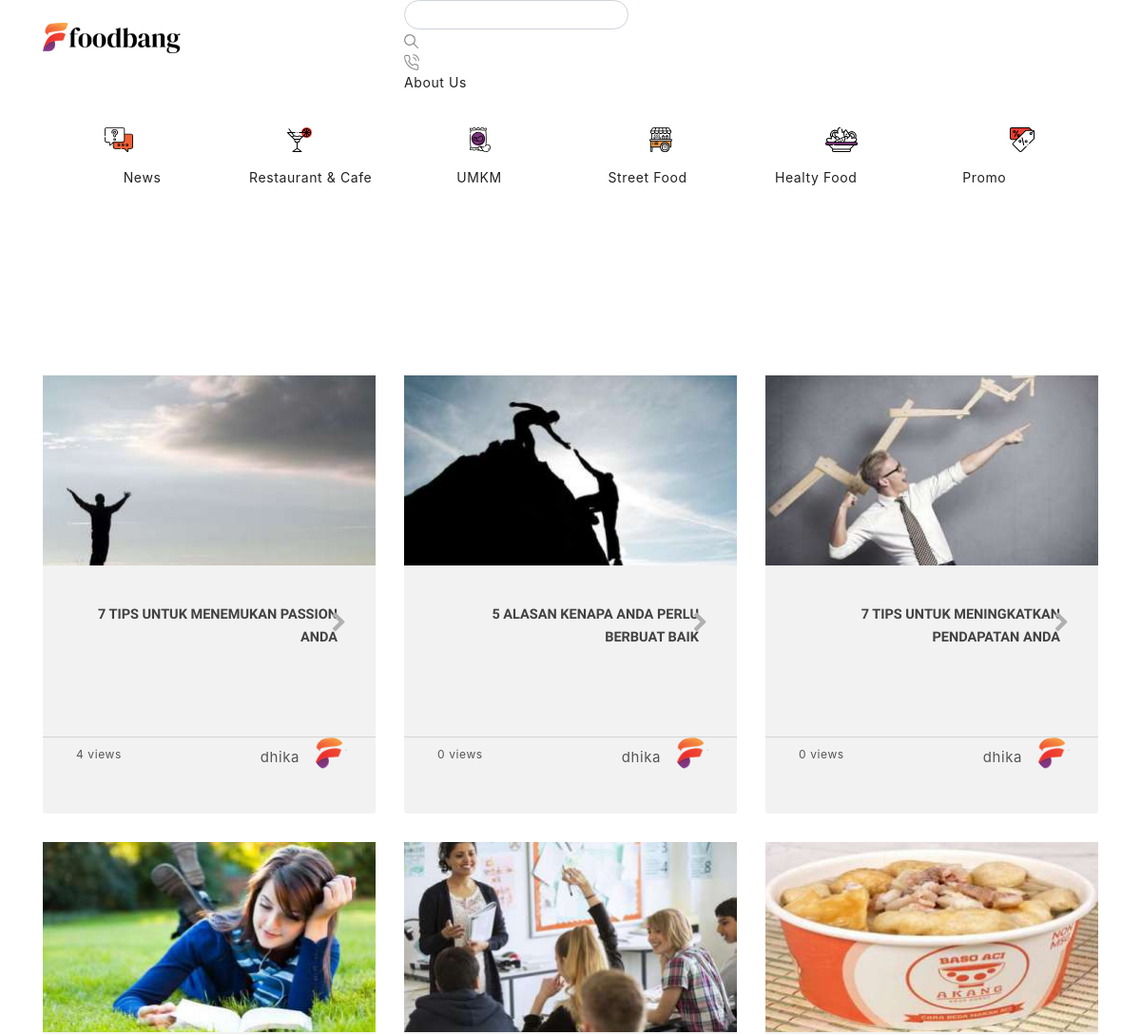
The app's page /index.php/result/search (upper part), older data.
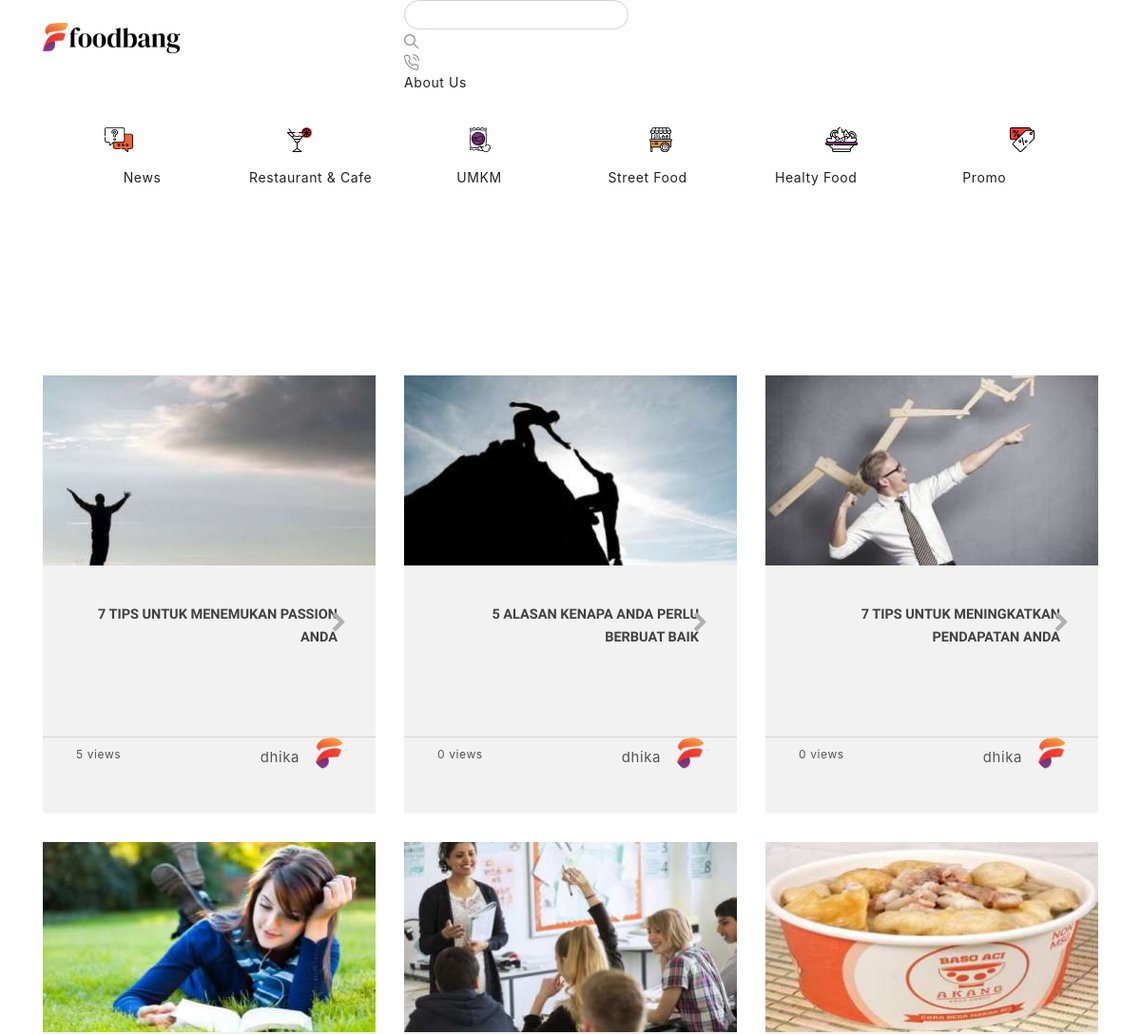
The same page, newer data.
### tables this page shows
CREATE TABLE `tbl_post` (
  `post_id` int(11) NOT NULL,
  `post_title` varchar(250) DEFAULT NULL,
  `post_description` text DEFAULT NULL,
  `post_description_title` varchar(255) NOT NULL,
  `post_contents` longtext DEFAULT NULL,
  `post_image` varchar(40) DEFAULT NULL,
  `post_image_desc` varchar(255) NOT NULL,
  `post_date` timestamp NULL DEFAULT current_timestamp(),
  `post_last_update` datetime DEFAULT NULL,
  `post_type_id` int(11) NOT NULL,
  `post_category_id` int(11) DEFAULT NULL,
  `post_subcategory_id` int(11) NOT NULL,
  `post_tags` varchar(225) DEFAULT NULL,
  `post_slug` varchar(250) DEFAULT NULL,
  `post_feature_article` int(11) NOT NULL,
  `post_city_id` int(11) NOT NULL,
  `post_location_id` int(11) NOT NULL,
  `post_halal_id` int(11) NOT NULL,
  `post_additional_id` int(11) NOT NULL,
  `post_status` int(11) DEFAULT NULL COMMENT '1=Publish, 0=Unpublish',
  `post_views` int(11) DEFAULT 0,
  `post_user_id` int(11) DEFAULT NULL,
  `post_detail_id` varchar(255) NOT NULL,
  `email_news_update` int(11) NOT NULL DEFAULT 0
);

CREATE TABLE `tbl_user` (
  `user_id` int(11) NOT NULL,
  `user_name` varchar(100) DEFAULT NULL,
  `user_email` varchar(60) DEFAULT NULL,
  `user_password` varchar(40) DEFAULT NULL,
  `user_level` varchar(10) DEFAULT NULL,
  `user_status` varchar(10) DEFAULT '1',
  `user_photo` varchar(40) DEFAULT NULL
);

### application/controllers/Result.php (called while the page is built, shortened)
<?php
class Result extends CI_Controller{
	function __construct(){
		$this->load->model('Blog_model','blog_model');
		$this->load->model('Visitor_model','visitor_model');
        $this->load->helper('text');
	}
	function search(){
		$query = strip_tags(htmlspecialchars($this->input->get('search_query',TRUE),ENT_QUOTES));
		$result = $this->blog_model->search_blog($query);
		if ($result->num_rows() > 0) {
			$x['data'] = $result;
			$x['judul']= 'Hasil Pencarian :'.' "'.$query.'"';
		}else{
			$x['data'] = $result;
			$x['judul']= 'Hasil Pencarian : "Tidak Temukan"';
		}
		$x['populer_post'] = $this->blog_model->get_popular_post();
		$site_info = $this->db->get('tbl_site', 1)->row();
		$v['logo'] =  $site_info->site_logo_header;
		$x['icon'] = $site_info->site_favicon;
		$x['header'] = $this->load->view('header',$v,TRUE);
		$x['footer'] = $this->load->view('footer','',TRUE);
		$this->load->view('blog_search_view',$x);
	}
}

### index.php (called while the page is built, shortened)
<?php
require_once BASEPATH.'core/CodeIgniter.php';

### application/models/Blog_model.php (called while the page is built, shortened)
<?php
class Blog_model extends CI_Model{
	function get_popular_post(){
		$this->db->select('tbl_post.*, user_name,user_photo');
		$this->db->from('tbl_post');
		$this->db->join('tbl_user', 'post_user_id=user_id','left');
		$this->db->order_by('post_views', 'DESC');
		$this->db->limit(5);
		$query = $this->db->get();
		return $query;
	}
    function search_blog($query){
    	$result = $this->db->query("SELECT tbl_post.*,user_name,user_photo FROM tbl_post
			LEFT JOIN tbl_user ON post_user_id=user_id
			LEFT JOIN tbl_category ON post_category_id=category_id
			WHERE post_title LIKE '%$query%' OR category_name LIKE '%$query%' OR post_tags LIKE '%$query%' LIMIT 12");
    	return $result;
    }
}

### application/views/blog_search_view.php (the view, shortened to what this page needs)
<!DOCTYPE html>
<html lang="en">
<head>
    <link rel="stylesheet" href="<?php echo base_url() . 'theme/css/bootstrap.min.css' ?>" />
    <link rel="stylesheet" href="<?php echo base_url() . 'theme/css/style.css' ?>" />
    <link rel="stylesheet" href="<?php echo base_url() . 'theme/css/padding-margin.css' ?>" />
    <link rel="stylesheet" href="<?php echo base_url() . 'theme/css/font-awesome.min.css' ?>" />
</head>
<body class="content-animate">
    <div id="top" class="page">
        <?php echo $header; ?>
        <main class="cd-main-content mt-100">
            <section class="page-section small-section">
                <div class="container relative">
                    <div class="row multi-columns-row">
                        <?php foreach ($data->result() as $row): ?>
                        <div class="col-md-4 col-sm-6 mb-30 wow fadeIn">
                            <article>
                                <a class="articles-card" href="<?php echo site_url('blog/' . $row->post_slug); ?>"
                                    title="">
                                    <div class="card-wrap">
                                        <div class="card-image">
                                            <div class="article-thumbnail"
                                                data-background="<?php echo base_url() . 'assets/images/thumb/' . $row->post_image; ?>">
                                            </div>
                                        </div>
                                        <div class="card-body text-right">
                                            <h2 class="heading6 lp-0 mt-0 font-face1 text-right">
                                                <?php echo $row->post_title; ?></h2>
                                            <span class="icon-arrow-right fa fa-chevron-right"></span>
                                        </div>
                                        <div class="card-footer">
                                            <div class="article_author">
                                                <div class="portrait"
                                                    data-background="<?php echo base_url() . 'assets/images/' . $row->user_photo; ?>">
                                                </div>
                                                <div class="author light-text"><?php echo $row->user_name; ?></div>
                                            </div>
                                        </div>
                                    </div>
                                </a>
                                <div class="like light-text"><a href="javascript:void(0)"></a>
                                    <?php echo $row->post_views . ' views'; ?></div>
                            </article>
                        </div>
                        <?php endforeach;?>
                    </div>
                </div>
            </section>
        </main>
    </div>
</body>
</html>

Row changes from the older to the newer data that the page shows:
changed tbl_post "7 TIPS UNTUK MENEMUKAN PASSION ANDA": post_views "4" → "5"
